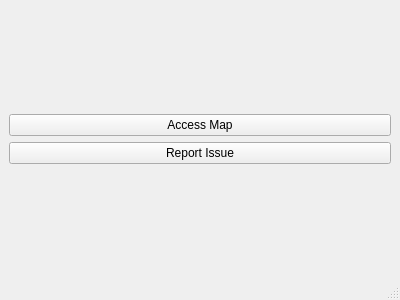
<?xml version="1.0" encoding="UTF-8"?>
<ui version="4.0">
 <class>MainWindow</class>
 <widget class="QMainWindow" name="MainWindow">
  <property name="geometry">
   <rect>
    <x>0</x>
    <y>0</y>
    <width>400</width>
    <height>300</height>
   </rect>
  </property>
  <property name="windowTitle">
   <string>MainWindow</string>
  </property>
  <widget class="QWidget" name="centralwidget">
   <layout class="QVBoxLayout" name="verticalLayout_2">
    <item>
     <layout class="QVBoxLayout" name="verticalLayout">
      <item>
       <widget class="QPushButton" name="pushButton_2">
        <property name="text">
         <string>Access Map</string>
        </property>
       </widget>
      </item>
      <item>
       <widget class="QPushButton" name="pushButton">
        <property name="text">
         <string>Report Issue</string>
        </property>
       </widget>
      </item>
     </layout>
    </item>
   </layout>
  </widget>
  <widget class="QMenuBar" name="menubar">
   <property name="geometry">
    <rect>
     <x>0</x>
     <y>0</y>
     <width>400</width>
     <height>24</height>
    </rect>
   </property>
  </widget>
  <widget class="QStatusBar" name="statusbar"/>
 </widget>
 <resources/>
 <connections/>
</ui>
